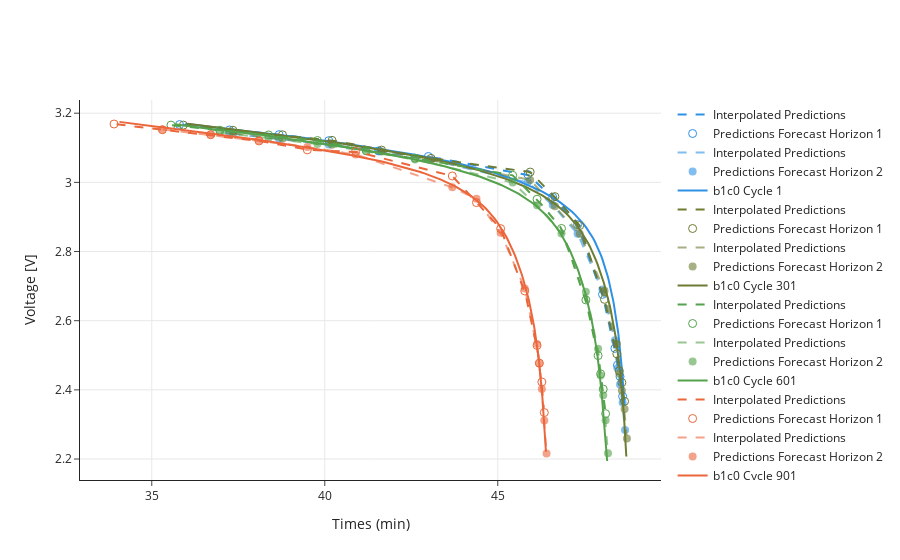

Notebook code cell kept with this figure:
### Markdown cell above
## True vs Predicted Traces (Test Set)

### Code cell
skip = 300
test_cell_id_idx = 0
last_cycle = 1
current_cycle = 1
opacity_list = [1, 0.6, 0.3]
fig = go.Figure()
for i in range(0, len(datasets["X_test"]), batch_size * skip):
    df_true = pd.DataFrame(datasets["y_test"][i : i + batch_size][:, 0, 0])
    
    last_cycle = current_cycle
    current_cycle = int(datasets["X_test"][i : i + batch_size][0][0][-1]*MAX_CYCLE)

    if last_cycle> current_cycle:
        test_cell_id_idx += 1
        
    cell_id = test_cell_ids[test_cell_id_idx]
    original_df = datasets["original_test"]

    original_df= original_df[original_df.Cycle==current_cycle]
    original_df= original_df[original_df.Cell==cell_id]
    original_df = original_df[original_df.I < MAX_DISCHARGE_CURRENT]
    original_df = original_df[original_df.I > MIN_DISCHARGE_CURRENT]

    original_df['Qd'] = (original_df['Qd']-original_df['Qd'].min())/(original_df['Qd'].max()-original_df['Qd'].min())

    if len(original_df)< 2:
        continue
    q_new = original_df.Qd.values
    t_new = original_df['t'].values
    time_interpolator = interp1d(x = q_new,  y = t_new, fill_value="extrapolate")
    
    
    for j in range(nf_steps):
        df_pred = pd.DataFrame(model.predict(datasets["X_test"][i : i + batch_size], verbose=0)[:, j, 0])
    
        ref_capacities_wrt_nf = REFERENCE_DISCHARGE_CAPACITIES[window_length+j:-nf_steps+j-1]

        prediction_interpolator = interp1d(x = ref_capacities_wrt_nf, 
                                           y = df_pred[0].values*(VOLTAGE_MAX - VOLTAGE_MIN) + VOLTAGE_MIN,
                                           
                                          )
        
        q_j = q_new[q_new>= min(REFERENCE_DISCHARGE_CAPACITIES[window_length+j:-nf_steps+j-1])]
        q_j = q_j[q_j<= max(REFERENCE_DISCHARGE_CAPACITIES[window_length+j:-nf_steps+j-1])]
        t_interp = time_interpolator(REFERENCE_DISCHARGE_CAPACITIES[window_length:-nf_steps-1])
        if j==0:
            q_j0 = q_j
        V_pred = prediction_interpolator(q_j)
        fig.add_trace(
            go.Scatter(
                x=time_interpolator(q_j),
                y=V_pred,
                showlegend=True,
                mode="lines",
                line_dash="dash",
                name = "Interpolated Predictions",
                marker_color=pallete[i//skip],
                opacity=opacity_list[j]
            )
        )
        
        fig.add_trace(
            go.Scatter(
                x=time_interpolator(ref_capacities_wrt_nf),
                y=df_pred[0].values*(VOLTAGE_MAX - VOLTAGE_MIN) + VOLTAGE_MIN,
                showlegend=True,
                mode="markers",
                name = f"Predictions Forecast Horizon {j+1}",
                marker_color=pallete[i//skip],
                marker_symbol = symbol_list[j],
                marker_size=8,
                marker_opacity=opacity_list[j]
            )
        )


    odf = original_df[original_df.Qd > q_j0.min()]
    odf = odf[odf.Qd < q_j.max()]
    fig.add_trace(
        go.Scatter(
            x=odf['t'],
            y=odf['V'],
            showlegend=True,
            mode="lines",
            name = f"{cell_id} Cycle {current_cycle}",
            line_color=pallete[i//skip]
        )
    )


fig.update_yaxes(title="Voltage [V]", showgrid=True)
fig.update_xaxes(title="Times (min)", showgrid=True)
fig.update_layout(template="simple_white")

### Figure 1 — Plotly figure (JSON) as saved in the notebook; plotly's stock layout.template omitted (floating-point values rounded to 4 significant figures; data arrays with more than 128 entries replaced by an {"elided": "..."} marker saying what was removed)
{"data": [{"line": {"dash": "dash"}, "marker": {"color": "#2E91E5"}, "mode": "lines", "name": "Interpolated Predictions", "opacity": 1, "showlegend": true, "type": "scatter", "x": {"elided": "231 float values"}, "y": {"elided": "231 float values"}}, {"marker": {"color": "#2E91E5", "opacity": 1, "size": 8, "symbol": "circle-open"}, "mode": "markers", "name": "Predictions Forecast Horizon 1", "showlegend": true, "type": "scatter", "x": [35.8, 37.24, 38.68, 40.12, 41.56, 42.99, 45.87, 46.59, 47.31, 48.03, 48.39, 48.46, 48.53, 48.61], "y": [3.167, 3.151, 3.138, 3.121, 3.091, 3.075, 3.023, 2.957, 2.878, 2.676, 2.52, 2.472, 2.439, 2.381]}, {"line": {"dash": "dash"}, "marker": {"color": "#2E91E5"}, "mode": "lines", "name": "Interpolated Predictions", "opacity": 0.6, "showlegend": true, "type": "scatter", "x": {"elided": "219 float values"}, "y": {"elided": "219 float values"}}, {"marker": {"color": "#2E91E5", "opacity": 0.6, "size": 8, "symbol": "circle"}, "mode": "markers", "name": "Predictions Forecast Horizon 2", "showlegend": true, "type": "scatter", "x": [37.24, 38.68, 40.12, 41.56, 42.99, 45.87, 46.59, 47.31, 48.03, 48.39, 48.46, 48.53, 48.61, 48.68], "y": [3.142, 3.126, 3.109, 3.09, 3.066, 3.001, 2.934, 2.851, 2.69, 2.543, 2.462, 2.415, 2.364, 2.284]}, {"line": {"color": "#2E91E5"}, "mode": "lines", "name": "b1c0 Cycle 1", "showlegend": true, "type": "scatter", "x": {"elided": "238 float values"}, "y": {"elided": "238 float values"}}, {"line": {"dash": "dash"}, "marker": {"color": "#6C7C32"}, "mode": "lines", "name": "Interpolated Predictions", "opacity": 1, "showlegend": true, "type": "scatter", "x": {"elided": "271 float values"}, "y": {"elided": "271 float values"}}, {"marker": {"color": "#6C7C32", "opacity": 1, "size": 8, "symbol": "circle-open"}, "mode": "markers", "name": "Predictions Forecast Horizon 1", "showlegend": true, "type": "scatter", "x": [35.91, 37.35, 38.78, 40.21, 41.64, 43.07, 45.94, 46.65, 47.37, 48.08, 48.44, 48.51, 48.59, 48.67], "y": [3.166, 3.151, 3.138, 3.122, 3.093, 3.069, 3.03, 2.959, 2.875, 2.662, 2.504, 2.455, 2.421, 2.367]}, {"line": {"dash": "dash"}, "marker": {"color": "#6C7C32"}, "mode": "lines", "name": "Interpolated Predictions", "opacity": 0.6, "showlegend": true, "type": "scatter", "x": {"elided": "257 float values"}, "y": {"elided": "257 float values"}}, {"marker": {"color": "#6C7C32", "opacity": 0.6, "size": 8, "symbol": "circle"}, "mode": "markers", "name": "Predictions Forecast Horizon 2", "showlegend": true, "type": "scatter", "x": [37.35, 38.78, 40.21, 41.64, 43.07, 45.94, 46.65, 47.37, 48.08, 48.44, 48.51, 48.59, 48.67, 48.73], "y": [3.142, 3.126, 3.109, 3.089, 3.064, 3.007, 2.931, 2.851, 2.687, 2.533, 2.448, 2.398, 2.345, 2.259]}, {"line": {"color": "#6C7C32"}, "mode": "lines", "name": "b1c0 Cycle 301", "showlegend": true, "type": "scatter", "x": {"elided": "279 float values"}, "y": {"elided": "279 float values"}}, {"line": {"dash": "dash"}, "marker": {"color": "#54A24B"}, "mode": "lines", "name": "Interpolated Predictions", "opacity": 1, "showlegend": true, "type": "scatter", "x": {"elided": "258 float values"}, "y": {"elided": "258 float values"}}, {"marker": {"color": "#54A24B", "opacity": 1, "size": 8, "symbol": "circle-open"}, "mode": "markers", "name": "Predictions Forecast Horizon 1", "showlegend": true, "type": "scatter", "x": [35.55, 36.97, 38.38, 39.79, 41.2, 42.61, 45.43, 46.14, 46.84, 47.55, 47.9, 47.97, 48.05, 48.12], "y": [3.166, 3.151, 3.137, 3.121, 3.091, 3.07, 3.02, 2.951, 2.867, 2.66, 2.499, 2.446, 2.402, 2.331]}, {"line": {"dash": "dash"}, "marker": {"color": "#54A24B"}, "mode": "lines", "name": "Interpolated Predictions", "opacity": 0.6, "showlegend": true, "type": "scatter", "x": {"elided": "240 float values"}, "y": {"elided": "240 float values"}}, {"marker": {"color": "#54A24B", "opacity": 0.6, "size": 8, "symbol": "circle"}, "mode": "markers", "name": "Predictions Forecast Horizon 2", "showlegend": true, "type": "scatter", "x": [36.97, 38.38, 39.79, 41.2, 42.61, 45.43, 46.14, 46.84, 47.55, 47.9, 47.97, 48.05, 48.12, 48.19], "y": [3.145, 3.129, 3.111, 3.091, 3.066, 2.999, 2.934, 2.852, 2.684, 2.519, 2.441, 2.385, 2.312, 2.217]}, {"line": {"color": "#54A24B"}, "mode": "lines", "name": "b1c0 Cycle 601", "showlegend": true, "type": "scatter", "x": {"elided": "262 float values"}, "y": {"elided": "262 float values"}}, {"line": {"dash": "dash"}, "marker": {"color": "#EB663B"}, "mode": "lines", "name": "Interpolated Predictions", "opacity": 1, "showlegend": true, "type": "scatter", "x": {"elided": "259 float values"}, "y": {"elided": "259 float values"}}, {"marker": {"color": "#EB663B", "opacity": 1, "size": 8, "symbol": "circle-open"}, "mode": "markers", "name": "Predictions Forecast Horizon 1", "showlegend": true, "type": "scatter", "x": [33.91, 35.31, 36.7, 38.1, 39.5, 40.89, 43.69, 44.38, 45.08, 45.78, 46.14, 46.2, 46.27, 46.35], "y": [3.169, 3.152, 3.138, 3.12, 3.094, 3.089, 3.019, 2.941, 2.866, 2.686, 2.528, 2.477, 2.423, 2.334]}, {"line": {"dash": "dash"}, "marker": {"color": "#EB663B"}, "mode": "lines", "name": "Interpolated Predictions", "opacity": 0.6, "showlegend": true, "type": "scatter", "x": {"elided": "246 float values"}, "y": {"elided": "246 float values"}}, {"marker": {"color": "#EB663B", "opacity": 0.6, "size": 8, "symbol": "circle"}, "mode": "markers", "name": "Predictions Forecast Horizon 2", "showlegend": true, "type": "scatter", "x": [35.31, 36.7, 38.1, 39.5, 40.89, 43.69, 44.38, 45.08, 45.78, 46.14, 46.2, 46.27, 46.35, 46.41], "y": [3.153, 3.138, 3.121, 3.103, 3.081, 2.986, 2.952, 2.854, 2.693, 2.533, 2.476, 2.403, 2.312, 2.216]}, {"line": {"color": "#EB663B"}, "mode": "lines", "name": "b1c0 Cycle 901", "showlegend": true, "type": "scatter", "x": {"elided": "265 float values"}, "y": {"elided": "265 float values"}}], "layout": {"xaxis": {"autorange": true, "range": [32.84, 49.8], "showgrid": true, "title": {"text": "Times (min)"}, "type": "linear"}, "yaxis": {"autorange": true, "range": [2.139, 3.245], "showgrid": true, "title": {"text": "Voltage [V]"}, "type": "linear"}}}
